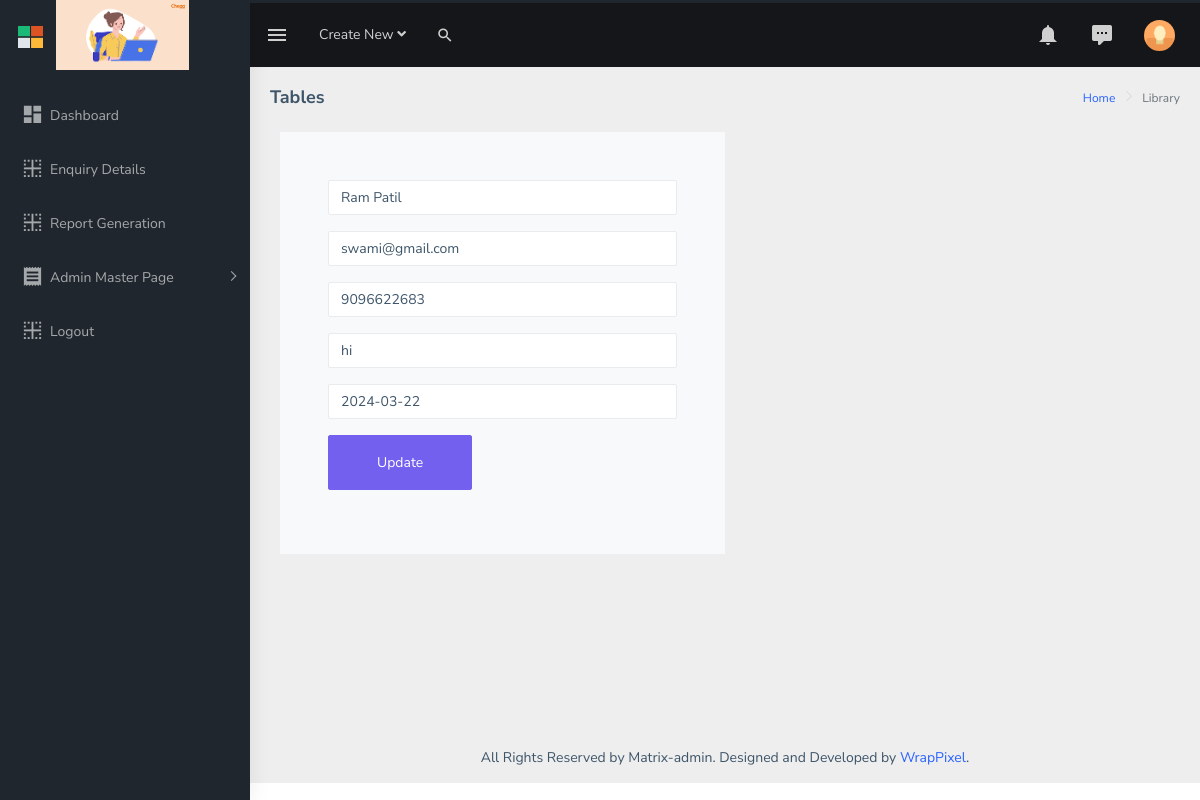
The app's page /edit/30/ with its own data.
### application/models.py (models this page shows, shortened)
class enquiry_table(models.Model):
    name = models.CharField(max_length=255)
    email = models.EmailField(max_length=255)
    phone = models.CharField(max_length=10)
    message = models.TextField()
    dropdown = models.CharField(max_length=100)
    date_field = models.DateField(default=date.today)

### application/views.py (the view)
# urls.py: path('edit/<int:id>/', views.edit_record, name ='edit_record'),
def edit_record(request, id):
    info = enquiry_table.objects.filter(pk=id)
    data = {'abc':info}
    return render(request, 'dashboard/editrecord.html', data)

### templates/dashboard/editrecord.html (shortened to what this page needs)
{% load static %}
<!DOCTYPE html>
<html dir="ltr" lang="en">
  <head>
    <link
      rel="stylesheet"
      type="text/css"
      href="{% static "dashboard/assets/extra-libs/multicheck/multicheck.css" %}"
    />
    <link
      href="{% static "dashboard/assets/libs/datatables.net-bs4/css/dataTables.bootstrap4.css" %}"
      rel="stylesheet"
    />
    <link href="{% static "dashboard/dist/css/style.min.css" %}" rel="stylesheet" />
  </head>
  <body>
    <div
      id="main-wrapper"
      data-layout="vertical"
      data-navbarbg="skin5"
      data-sidebartype="full"
      data-sidebar-position="absolute"
      data-header-position="absolute"
      data-boxed-layout="full"
    >
      <header class="topbar" data-navbarbg="skin5">
        <nav class="navbar top-navbar navbar-expand-md navbar-dark">
          <div class="navbar-header" data-logobg="skin5">
            <a class="navbar-brand" href="index.html">
              <b class="logo-icon ps-2">
                <img
                  src="{% static 'dashboard/assets/images/logo-icon.png' %}"
                  alt="homepage"
                  class="light-logo"
                  width="25"
                />
              </b>
              <span class="logo-text ms-2">
                <img
                  src="{% static 'dashboard/assets/images/house-wife-logo.png' %}"
                  style="height:70px;width:100%;"
                  alt="homepage"
                  class="light-logo"
                />
              </span>
            </a>
          </div>
          <div
            class="navbar-collapse collapse"
            id="navbarSupportedContent"
            data-navbarbg="skin5"
          >
            <ul class="navbar-nav float-start me-auto">
              <li class="nav-item d-none d-lg-block">
                <a
                  class="nav-link sidebartoggler waves-effect waves-light"
                  href="javascript:void(0)"
                  data-sidebartype="mini-sidebar"
                  ><i class="mdi mdi-menu font-24"></i
                ></a>
              </li>
              <li class="nav-item dropdown">
                <a
                  class="nav-link dropdown-toggle"
                  href="#"
                  id="navbarDropdown"
                  role="button"
                  data-bs-toggle="dropdown"
                  aria-expanded="false"
                >
                  <span class="d-none d-md-block"
                    >Create New <i class="fa fa-angle-down"></i
                  ></span>
                </a>
              </li>
              <li class="nav-item search-box">
                <a
                  class="nav-link waves-effect waves-dark"
                  href="javascript:void(0)"
                  ><i class="mdi mdi-magnify fs-4"></i
                ></a>
              </li>
            </ul>
            <ul class="navbar-nav float-end">
              <li class="nav-item dropdown">
                <a
                  class="nav-link dropdown-toggle"
                  href="#"
                  id="navbarDropdown"
                  role="button"
                  data-bs-toggle="dropdown"
                  aria-expanded="false"
                >
                  <i class="mdi mdi-bell font-24"></i>
                </a>
              </li>
              <li class="nav-item dropdown">
                <a
                  class="nav-link dropdown-toggle waves-effect waves-dark"
                  href="#"
                  id="2"
                  role="button"
                  data-bs-toggle="dropdown"
                  aria-expanded="false"
                >
                  <i class="font-24 mdi mdi-comment-processing"></i>
                </a>
              </li>
              <li class="nav-item dropdown">
                <a
                  class="
                    nav-link
                    dropdown-toggle
                    text-muted
                    waves-effect waves-dark
                    pro-pic
                  "
                  href="#"
                  id="navbarDropdown"
                  role="button"
                  data-bs-toggle="dropdown"
                  aria-expanded="false"
                >
                  <img
                    src="{% static "dashboard/assets/images/users/1.jpg" %}"
                    alt="user"
                    class="rounded-circle"
                    width="31"
                  />
                </a>
              </li>
            </ul>
          </div>
        </nav>
      </header>
      <aside class="left-sidebar" data-sidebarbg="skin5">
        <div class="scroll-sidebar">
          <nav class="sidebar-nav">
            <ul id="sidebarnav" class="pt-4">
              <li class="sidebar-item">
                <a
                  class="sidebar-link waves-effect waves-dark sidebar-link"
                  href="{% url 'dashboarddemo' %}"
                  aria-expanded="false"
                  ><i class="mdi mdi-view-dashboard"></i
                  ><span class="hide-menu">Dashboard</span></a
                >
              </li>
              <li class="sidebar-item">
                <a
                  class="sidebar-link waves-effect waves-dark sidebar-link"
                  href="{% url 'enquiry_details' %}"
                  aria-expanded="false"
                  ><i class="mdi mdi-border-inside"></i
                  ><span class="hide-menu">Enquiry Details</span></a
                >
              </li>
              <li class="sidebar-item">
                <a
                  class="sidebar-link waves-effect waves-dark sidebar-link"
                  href="{% url 'reports' %}"
                  aria-expanded="false"
                  ><i class="mdi mdi-border-inside"></i
                  ><span class="hide-menu">Report Generation</span></a
                >
              </li>
              <li class="sidebar-item">
                <a
                  class="sidebar-link has-arrow waves-effect waves-dark"
                  href="javascript:void(0)"
                  aria-expanded="false"
                  ><i class="mdi mdi-receipt"></i
                  ><span class="hide-menu">Admin Master Page </span></a
                >
              </li>
              <li class="sidebar-item">
                <a
                  class="sidebar-link waves-effect waves-dark sidebar-link"
                  href="{% url 'logout' %}"
                  aria-expanded="false"
                  ><i class="mdi mdi-border-inside"></i
                  ><span class="hide-menu">Logout</span></a
                >
              </li>
            </ul>
          </nav>
        </div>
      </aside>
      <div class="page-wrapper">
        <div class="page-breadcrumb">
          <div class="row">
            <div class="col-12 d-flex no-block align-items-center">
              <h4 class="page-title">Tables</h4>
              <div class="ms-auto text-end">
                <nav aria-label="breadcrumb">
                  <ol class="breadcrumb">
                    <li class="breadcrumb-item"><a href="#">Home</a></li>
                    <li class="breadcrumb-item active" aria-current="page">
                      Library
                    </li>
                  </ol>
                </nav>
              </div>
            </div>
          </div>
        </div>
        <div class="container-fluid">
          <div class="row">
            <div class="col-12">
              {% for x in abc %}
              <section class="ftco-section ftco-no-pt ftco-no-pb contact-section">
                <div class="container">
                  <div class="row d-flex align-items-stretch no-gutters">
                    <div class="col-md-6 p-4 p-md-5 order-md-last bg-light">
                      <form action="{% url 'update_record' x.id %}" method="POST" name="Edit_Form">
                        <div class="form-group">
                          <input type="text" class="form-control" name="name"  value="{{x.name}}" required>
                        </div>
                        <div class="form-group">
                          <input type="email" class="form-control"  name="email" value="{{x.email}}" >
                        </div>
                        <div class="form-group">
                          <input type="text" class="form-control"  name="phone" value="{{x.phone}}" >
                        </div>
                        <div class="form-group">
                          <input type="text" name="message"  cols="30" rows="7" class="form-control"  value="{{x.message}}" >
                        </div>
                        <div class="form-group">
                          <input type="text" name="date"  cols="30" rows="7" class="form-control"  value="{{x.date_field|date:"Y-m-d"}}" >
                        </div>
                        <div class="form-group">
                          <input type="submit" value="Update" class="btn btn-primary py-3 px-5" name="submit">
                        </div>
                      </form>
                    </div>
                  </div>
                </div>
              </section>
              {% endfor %}
            </div>
          </div>
        </div>
        <footer class="footer text-center">
          All Rights Reserved by Matrix-admin. Designed and Developed by
          <a href="https://www.wrappixel.com">WrapPixel</a>.
        </footer>
      </div>
    </div>
  </body>
</html>

### records on screen
enquiry_table: name "Ram Patil", email "swami@gmail.com", phone "9096622683", message "hi", date "2024-03-22"
